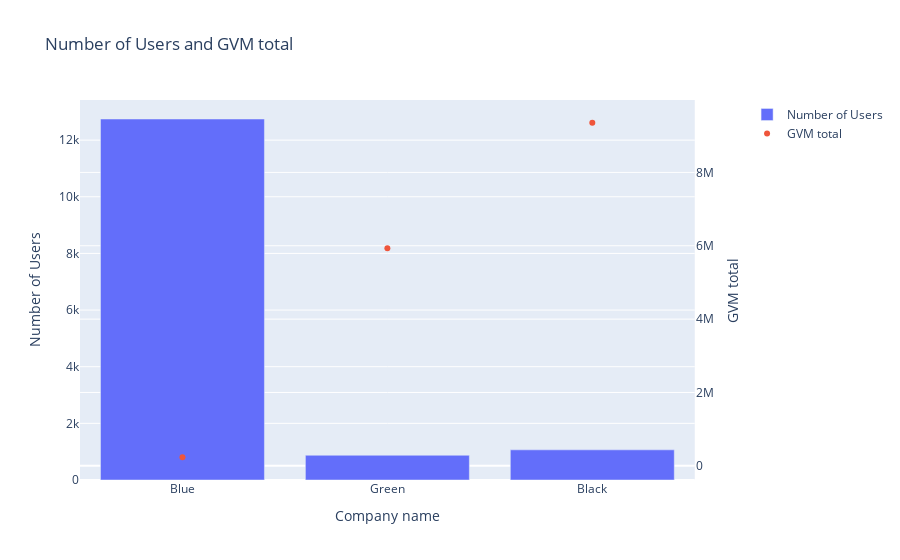

Notebook source saved alongside this figure:
### Code cell
import plotly.graph_objects as go
from plotly.subplots import make_subplots

fig = make_subplots(specs=[[{"secondary_y": True}]])


fig.add_trace(go.Bar(x=rev_users['Company name'], y=rev_users['Number of Users'], name='Number of Users'), secondary_y=False)

# Add bar trace for revenue
fig.add_trace(go.Scatter(x=rev_users['Company name'], y=rev_users['GVM total'], name='GVM total', mode='markers'), secondary_y=True)

# Update layout
fig.update_layout(title='Number of Users and GVM total',
                  xaxis=dict(title='Company name'),
                  yaxis=dict(title='Number of Users'),
                  yaxis2=dict(title='GVM total', overlaying='y', side='right'))

fig.show()

### Figure 1 — Plotly figure (JSON) as saved in the notebook; plotly's stock layout.template omitted (floating-point values rounded to 4 significant figures)
{"data": [{"name": "Number of Users", "type": "bar", "x": ["Blue", "Green", "Black"], "xaxis": "x", "y": [12746, 874, 1065], "yaxis": "y"}, {"mode": "markers", "name": "GVM total", "type": "scatter", "x": ["Blue", "Green", "Black"], "xaxis": "x", "y": [233704, 5935926, 9354698], "yaxis": "y2"}], "layout": {"title": {"text": "Number of Users and GVM total"}, "xaxis": {"anchor": "y", "domain": [0, 0.94], "title": {"text": "Company name"}}, "yaxis": {"anchor": "x", "domain": [0, 1], "title": {"text": "Number of Users"}}, "yaxis2": {"anchor": "x", "overlaying": "y", "side": "right", "title": {"text": "GVM total"}}}}
